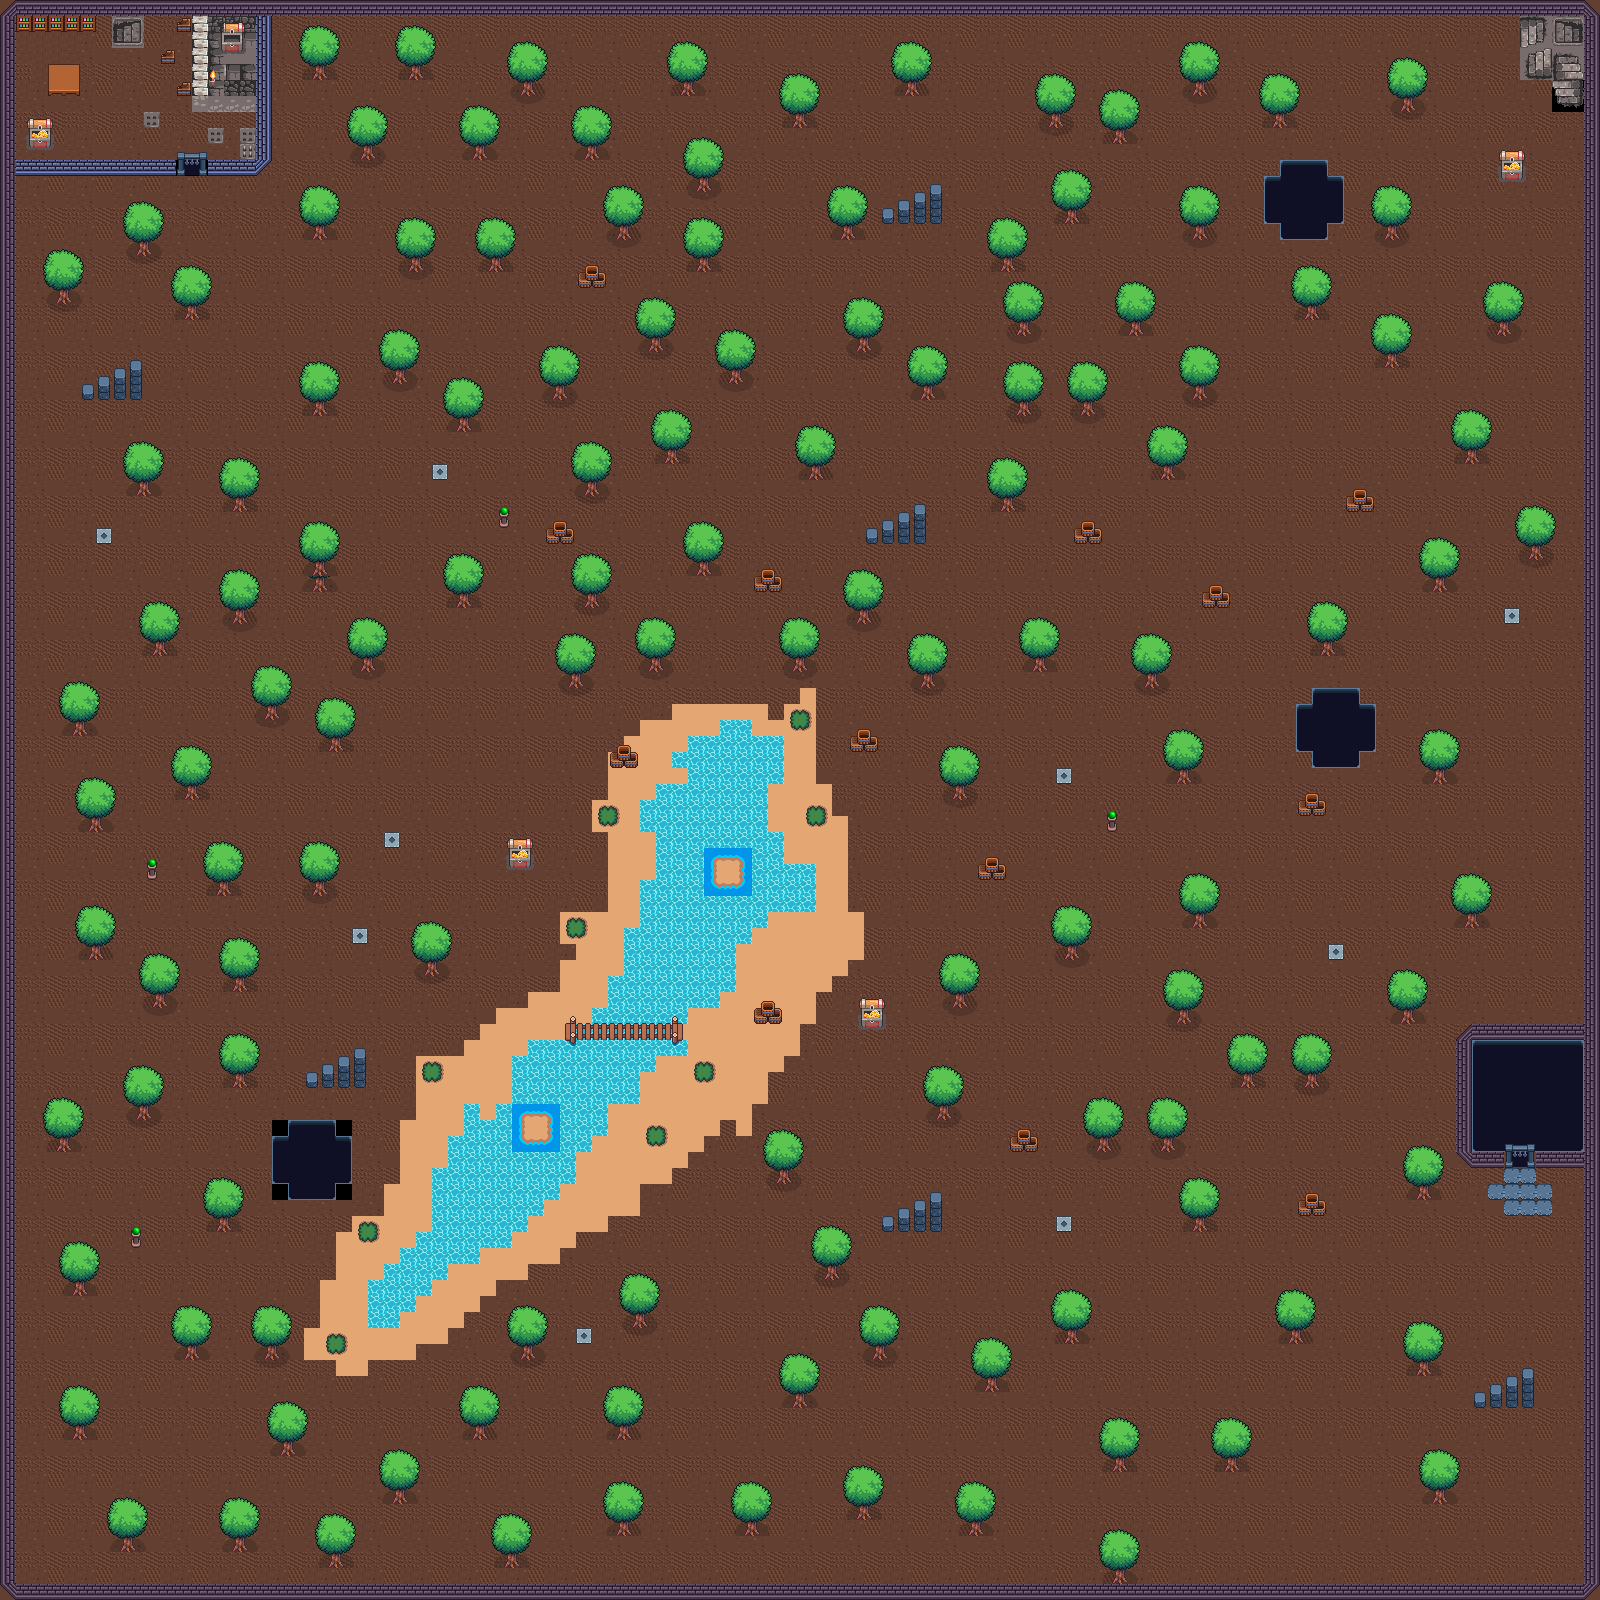

This is a level from a 2D game, rendered from its Tiled map with the project's own tilesets. A one-line summary and the map file follow, with tile-layer data summarised:
An orthogonal 100x100 tile map with 16x16 px tiles, 5 tile layers (Sol, objet, eau, Mur, ...), 4 tilesets.

<map version="1.10" tiledversion="1.11.2" orientation="orthogonal" renderorder="right-down" width="100" height="100" tilewidth="16" tileheight="16" infinite="0" nextlayerid="7" nextobjectid="1">
 <tileset firstgid="1" source="jsp.tsx" />
 <tileset firstgid="769" source="Tilemap Dungeon original size.tsx" />
 <tileset firstgid="1369" source="garden.tsx" />
 <tileset firstgid="1842" source="Houses Sprite Sheet.tsx" />
 <layer id="1" name="Sol" width="100" height="100" opacity="0.97">
  <data>[10000 cells, 9998 non-empty, 62 distinct tile ids]</data>
 </layer>
 <layer id="4" name="objet" width="100" height="100">
  <data>[10000 cells, 2519 non-empty, 92 distinct tile ids]</data>
 </layer>
 <layer id="5" name="eau" width="100" height="100">
  <data>[10000 cells, 648 non-empty, 15 distinct tile ids]</data>
 </layer>
 <layer id="3" name="Mur" width="100" height="100">
  <data>[10000 cells, 477 non-empty, 16 distinct tile ids]</data>
 </layer>
 <layer id="6" name="pont" width="100" height="100">
  <data>[10000 cells, 18 non-empty, 8 distinct tile ids]</data>
 </layer>
</map>
